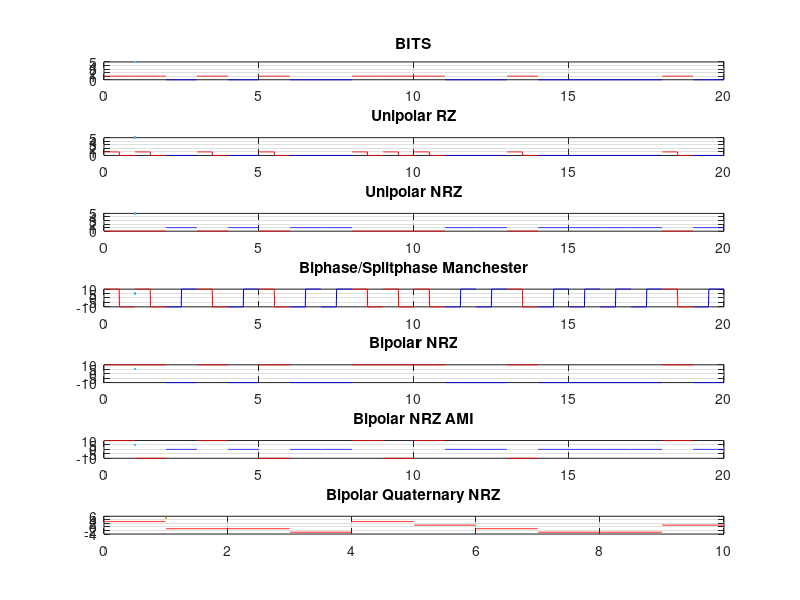

Write the MATLAB code that produced this figure.
clc;
clear all;

N=20;
m = rand(1,N);
subplot(5,1,1);
for i=1:N
if(m(i)>0.5)
    m(i)=1;
else
    m(i)=0;
end
end
bit_len = 100; %points
points=bit_len;
t=linspace(0,N,N*points);

bits = [];
j=1;
subplot(7,1,1);
for i=1:length(m)
    if m(i)==1
        bits=[bits, ones(1,bit_len)];
        plot(t(j:j-1+points),bits(j:j-1+points),'r', LineWidth=5);
    else
        bits=[bits, zeros(1,bit_len)];
        plot(t(j:j-1+points),bits(j:j-1+points),'b', LineWidth=5);
    end
    hold on
    j=j+points;
end
grid on;
title("BITS");

subplot(7,1,2);
URZ = [];
j=1;
for i=1:length(m)
    if m(i)==1
        URZ=[URZ, ones(1,bit_len/2), zeros(1,bit_len/2)];
        plot(t(j:j-1+points),URZ(j:j-1+points),'r', LineWidth=5);
    else
        URZ=[URZ, zeros(1,bit_len)];
        plot(t(j:j-1+points),URZ(j:j-1+points),'b', LineWidth=5);
    end
    hold on;
    j=j+points;
end
grid on;
title("Unipolar RZ");

subplot(7,1,3);
UNRZ = [];
j=1;
for i=1:length(m)
    if m(i)==1
        UNRZ=[UNRZ, zeros(1,bit_len)];
        plot(t(j:j-1+points),UNRZ(j:j-1+points),'r', LineWidth=5);
    else
        UNRZ=[UNRZ, 1*ones(1,bit_len)];
        plot(t(j:j-1+points),UNRZ(j:j-1+points),'b', LineWidth=5);
    end
    hold on
    j=j+points;
end
grid on;
title("Unipolar NRZ");

subplot(7,1,4);
BMANCH = [];
j=1;
for i=1:length(m)
    if m(i)==1
        BMANCH=[BMANCH, 10*ones(1,bit_len/2), (-10)*ones(1,bit_len/2)];
        plot(t(j:j-1+points),BMANCH(j:j-1+points),'r', LineWidth=5);
    else
        BMANCH=[BMANCH, (-10)*ones(1,bit_len/2), 10*ones(1,bit_len/2)];
        plot(t(j:j-1+points),BMANCH(j:j-1+points),'b', LineWidth=5);
    end
    hold on
    j=j+points;
end
grid on;
title("Biphase/Splitphase Manchester");

subplot(7,1,5);
BPNRZ = [];
j=1;
for i=1:length(m)
    if m(i)==1
        BPNRZ=[BPNRZ, 10*ones(1,bit_len)];
        plot(t(j:j-1+points),BPNRZ(j:j-1+points),'r', LineWidth=5);
    else
        BPNRZ=[BPNRZ, (-10)*ones(1,bit_len)];
        plot(t(j:j-1+points),BPNRZ(j:j-1+points),'b', LineWidth=5);
    end
    hold on
    j=j+points;
end
grid on;
title("Bipolar NRZ");

subplot(7,1,6);
BPNRZAMI = [];
j=1;
g = -1;
for i=1:length(m)
    if m(i)==1
      if g==1
          g=-1;
      elseif g==-1
          g=1;
      end
        BPNRZAMI=[BPNRZAMI, g*10*ones(1,bit_len)];
        plot(t(j:j-1+points),BPNRZAMI(j:j-1+points),'r', LineWidth=5);
    else
        BPNRZAMI=[BPNRZAMI, zeros(1,bit_len)];
        plot(t(j:j-1+points),BPNRZAMI(j:j-1+points),'b', LineWidth=5);
    end
    hold on
    j=j+points;
end
grid on;
title("Bipolar NRZ AMI");

subplot(7,1,7);
QUAT = [];
j=1;
for i = 1:2:length(m)
    if m(i) == 0 && m(i+1) == 0
        QUAT=[QUAT, -3*ones(1,bit_len)];
        plot(t(j:j-1+points),QUAT(j:j-1+points),'r', LineWidth=5);
    elseif m(i) == 0 && m(i+1) == 1
        QUAT=[QUAT, -1*ones(1,bit_len)];
        plot(t(j:j-1+points),QUAT(j:j-1+points),'r', LineWidth=5);
    elseif m(i) == 1 && m(i+1) == 0
        QUAT=[QUAT, 1*ones(1,bit_len)];
        plot(t(j:j-1+points),QUAT(j:j-1+points),'r', LineWidth=5);
    else
        QUAT=[QUAT, 3*ones(1,bit_len)];
        plot(t(j:j-1+points),QUAT(j:j-1+points),'r', LineWidth=5);
    end
    hold on
    j=j+points;
end
grid on;
title("Bipolar Quaternary NRZ");
